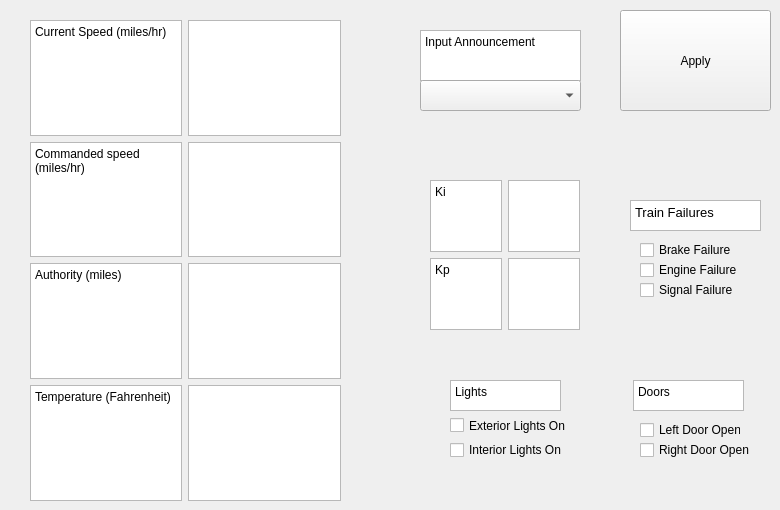
    <widget class="QWidget" name="tab">
     <attribute name="title">
      <string>Test Bench</string>
     </attribute>
     <widget class="QTextEdit" name="textEdit_47">
      <property name="geometry">
       <rect>
        <x>450</x>
        <y>380</y>
        <width>111</width>
        <height>31</height>
       </rect>
      </property>
      <property name="html">
       <string>&lt;!DOCTYPE HTML PUBLIC &quot;-//W3C//DTD HTML 4.0//EN&quot; &quot;http://www.w3.org/TR/REC-html40/strict.dtd&quot;&gt;
&lt;html&gt;&lt;head&gt;&lt;meta name=&quot;qrichtext&quot; content=&quot;1&quot; /&gt;&lt;meta charset=&quot;utf-8&quot; /&gt;&lt;style type=&quot;text/css&quot;&gt;
p, li { white-space: pre-wrap; }
hr { height: 1px; border-width: 0; }
li.unchecked::marker { content: &quot;\2610&quot;; }
li.checked::marker { content: &quot;\2612&quot;; }
&lt;/style&gt;&lt;/head&gt;&lt;body style=&quot; font-family:'Segoe UI'; font-size:9pt; font-weight:400; font-style:normal;&quot;&gt;
&lt;p style=&quot; margin-top:0px; margin-bottom:0px; margin-left:0px; margin-right:0px; -qt-block-indent:0; text-indent:0px;&quot;&gt;Lights&lt;/p&gt;&lt;/body&gt;&lt;/html&gt;</string>
      </property>
     </widget>
     <widget class="QTextEdit" name="textEdit_48">
      <property name="geometry">
       <rect>
        <x>633</x>
        <y>380</y>
        <width>111</width>
        <height>31</height>
       </rect>
      </property>
      <property name="html">
       <string>&lt;!DOCTYPE HTML PUBLIC &quot;-//W3C//DTD HTML 4.0//EN&quot; &quot;http://www.w3.org/TR/REC-html40/strict.dtd&quot;&gt;
&lt;html&gt;&lt;head&gt;&lt;meta name=&quot;qrichtext&quot; content=&quot;1&quot; /&gt;&lt;meta charset=&quot;utf-8&quot; /&gt;&lt;style type=&quot;text/css&quot;&gt;
p, li { white-space: pre-wrap; }
hr { height: 1px; border-width: 0; }
li.unchecked::marker { content: &quot;\2610&quot;; }
li.checked::marker { content: &quot;\2612&quot;; }
&lt;/style&gt;&lt;/head&gt;&lt;body style=&quot; font-family:'Segoe UI'; font-size:9pt; font-weight:400; font-style:normal;&quot;&gt;
&lt;p style=&quot; margin-top:0px; margin-bottom:0px; margin-left:0px; margin-right:0px; -qt-block-indent:0; text-indent:0px;&quot;&gt;Doors&lt;/p&gt;&lt;/body&gt;&lt;/html&gt;</string>
      </property>
     </widget>
     <widget class="QCheckBox" name="tbexteriorlights">
      <property name="geometry">
       <rect>
        <x>450</x>
        <y>410</y>
        <width>121</width>
        <height>31</height>
       </rect>
      </property>
      <property name="text">
       <string>Exterior Lights On</string>
      </property>
     </widget>
     <widget class="QCheckBox" name="tbinteriorlights">
      <property name="geometry">
       <rect>
        <x>450</x>
        <y>440</y>
        <width>121</width>
        <height>20</height>
       </rect>
      </property>
      <property name="text">
       <string>Interior Lights On</string>
      </property>
     </widget>
     <widget class="QCheckBox" name="tbleftdoor">
      <property name="geometry">
       <rect>
        <x>640</x>
        <y>420</y>
        <width>101</width>
        <height>20</height>
       </rect>
      </property>
      <property name="text">
       <string>Left Door Open</string>
      </property>
     </widget>
     <widget class="QCheckBox" name="tbrightdoor">
      <property name="geometry">
       <rect>
        <x>640</x>
        <y>440</y>
        <width>111</width>
        <height>20</height>
       </rect>
      </property>
      <property name="text">
       <string>Right Door Open</string>
      </property>
     </widget>
     <widget class="QTextEdit" name="textEdit_65">
      <property name="geometry">
       <rect>
        <x>420</x>
        <y>30</y>
        <width>161</width>
        <height>51</height>
       </rect>
      </property>
      <property name="html">
       <string>&lt;!DOCTYPE HTML PUBLIC &quot;-//W3C//DTD HTML 4.0//EN&quot; &quot;http://www.w3.org/TR/REC-html40/strict.dtd&quot;&gt;
&lt;html&gt;&lt;head&gt;&lt;meta name=&quot;qrichtext&quot; content=&quot;1&quot; /&gt;&lt;meta charset=&quot;utf-8&quot; /&gt;&lt;style type=&quot;text/css&quot;&gt;
p, li { white-space: pre-wrap; }
hr { height: 1px; border-width: 0; }
li.unchecked::marker { content: &quot;\2610&quot;; }
li.checked::marker { content: &quot;\2612&quot;; }
&lt;/style&gt;&lt;/head&gt;&lt;body style=&quot; font-family:'Segoe UI'; font-size:9pt; font-weight:400; font-style:normal;&quot;&gt;
&lt;p style=&quot; margin-top:0px; margin-bottom:0px; margin-left:0px; margin-right:0px; -qt-block-indent:0; text-indent:0px;&quot;&gt;Input Announcement&lt;/p&gt;&lt;/body&gt;&lt;/html&gt;</string>
      </property>
     </widget>
     <widget class="QComboBox" name="tbannouncement">
      <property name="geometry">
       <rect>
        <x>420</x>
        <y>80</y>
        <width>161</width>
        <height>31</height>
       </rect>
      </property>
     </widget>
     <widget class="QTextEdit" name="textEdit_66">
      <property name="geometry">
       <rect>
        <x>630</x>
        <y>200</y>
        <width>131</width>
        <height>31</height>
       </rect>
      </property>
      <property name="html">
       <string>&lt;!DOCTYPE HTML PUBLIC &quot;-//W3C//DTD HTML 4.0//EN&quot; &quot;http://www.w3.org/TR/REC-html40/strict.dtd&quot;&gt;
&lt;html&gt;&lt;head&gt;&lt;meta name=&quot;qrichtext&quot; content=&quot;1&quot; /&gt;&lt;meta charset=&quot;utf-8&quot; /&gt;&lt;style type=&quot;text/css&quot;&gt;
p, li { white-space: pre-wrap; }
hr { height: 1px; border-width: 0; }
li.unchecked::marker { content: &quot;\2610&quot;; }
li.checked::marker { content: &quot;\2612&quot;; }
&lt;/style&gt;&lt;/head&gt;&lt;body style=&quot; font-family:'Segoe UI'; font-size:9pt; font-weight:400; font-style:normal;&quot;&gt;
&lt;p style=&quot; margin-top:0px; margin-bottom:0px; margin-left:0px; margin-right:0px; -qt-block-indent:0; text-indent:0px;&quot;&gt;&lt;span style=&quot; font-size:10pt;&quot;&gt;Train Failures&lt;/span&gt;&lt;/p&gt;&lt;/body&gt;&lt;/html&gt;</string>
      </property>
     </widget>
     <widget class="QCheckBox" name="tbbrakefailure">
      <property name="geometry">
       <rect>
        <x>640</x>
        <y>240</y>
        <width>101</width>
        <height>20</height>
       </rect>
      </property>
      <property name="text">
       <string>Brake Failure</string>
      </property>
     </widget>
     <widget class="QCheckBox" name="tbenginefailure">
      <property name="geometry">
       <rect>
        <x>640</x>
        <y>260</y>
        <width>101</width>
        <height>20</height>
       </rect>
      </property>
      <property name="text">
       <string>Engine Failure</string>
      </property>
     </widget>
     <widget class="QCheckBox" name="tbsignalfailure">
      <property name="geometry">
       <rect>
        <x>640</x>
        <y>280</y>
        <width>101</width>
        <height>20</height>
       </rect>
      </property>
      <property name="text">
       <string>Signal Failure</string>
      </property>
     </widget>
     <widget class="QWidget" name="gridLayoutWidget">
      <property name="geometry">
       <rect>
        <x>30</x>
        <y>20</y>
        <width>311</width>
        <height>481</height>
       </rect>
      </property>
      <layout class="QGridLayout" name="gridLayout">
       <item row="0" column="0">
        <widget class="QTextEdit" name="textEdit_44">
         <property name="html">
          <string>&lt;!DOCTYPE HTML PUBLIC &quot;-//W3C//DTD HTML 4.0//EN&quot; &quot;http://www.w3.org/TR/REC-html40/strict.dtd&quot;&gt;
&lt;html&gt;&lt;head&gt;&lt;meta name=&quot;qrichtext&quot; content=&quot;1&quot; /&gt;&lt;meta charset=&quot;utf-8&quot; /&gt;&lt;style type=&quot;text/css&quot;&gt;
p, li { white-space: pre-wrap; }
hr { height: 1px; border-width: 0; }
li.unchecked::marker { content: &quot;\2610&quot;; }
li.checked::marker { content: &quot;\2612&quot;; }
&lt;/style&gt;&lt;/head&gt;&lt;body style=&quot; font-family:'Segoe UI'; font-size:9pt; font-weight:400; font-style:normal;&quot;&gt;
&lt;p style=&quot; margin-top:0px; margin-bottom:0px; margin-left:0px; margin-right:0px; -qt-block-indent:0; text-indent:0px;&quot;&gt;Current Speed (miles/hr)&lt;/p&gt;&lt;/body&gt;&lt;/html&gt;</string>
         </property>
        </widget>
       </item>
       <item row="4" column="0">
        <widget class="QTextEdit" name="textEdit_46">
         <property name="html">
          <string>&lt;!DOCTYPE HTML PUBLIC &quot;-//W3C//DTD HTML 4.0//EN&quot; &quot;http://www.w3.org/TR/REC-html40/strict.dtd&quot;&gt;
&lt;html&gt;&lt;head&gt;&lt;meta name=&quot;qrichtext&quot; content=&quot;1&quot; /&gt;&lt;meta charset=&quot;utf-8&quot; /&gt;&lt;style type=&quot;text/css&quot;&gt;
p, li { white-space: pre-wrap; }
hr { height: 1px; border-width: 0; }
li.unchecked::marker { content: &quot;\2610&quot;; }
li.checked::marker { content: &quot;\2612&quot;; }
&lt;/style&gt;&lt;/head&gt;&lt;body style=&quot; font-family:'Segoe UI'; font-size:9pt; font-weight:400; font-style:normal;&quot;&gt;
&lt;p style=&quot; margin-top:0px; margin-bottom:0px; margin-left:0px; margin-right:0px; -qt-block-indent:0; text-indent:0px;&quot;&gt;Temperature (Fahrenheit)&lt;/p&gt;&lt;/body&gt;&lt;/html&gt;</string>
         </property>
        </widget>
       </item>
       <item row="2" column="0">
        <widget class="QTextEdit" name="textEdit_45">
         <property name="html">
          <string>&lt;!DOCTYPE HTML PUBLIC &quot;-//W3C//DTD HTML 4.0//EN&quot; &quot;http://www.w3.org/TR/REC-html40/strict.dtd&quot;&gt;
&lt;html&gt;&lt;head&gt;&lt;meta name=&quot;qrichtext&quot; content=&quot;1&quot; /&gt;&lt;meta charset=&quot;utf-8&quot; /&gt;&lt;style type=&quot;text/css&quot;&gt;
p, li { white-space: pre-wrap; }
hr { height: 1px; border-width: 0; }
li.unchecked::marker { content: &quot;\2610&quot;; }
li.checked::marker { content: &quot;\2612&quot;; }
&lt;/style&gt;&lt;/head&gt;&lt;body style=&quot; font-family:'Segoe UI'; font-size:9pt; font-weight:400; font-style:normal;&quot;&gt;
&lt;p style=&quot; margin-top:0px; margin-bottom:0px; margin-left:0px; margin-right:0px; -qt-block-indent:0; text-indent:0px;&quot;&gt;Authority (miles)&lt;/p&gt;&lt;/body&gt;&lt;/html&gt;</string>
         </property>
        </widget>
       </item>
       <item row="2" column="1">
        <widget class="QTextEdit" name="tbauthority"/>
       </item>
       <item row="0" column="1">
        <widget class="QTextEdit" name="tbcurrentspeed"/>
       </item>
       <item row="4" column="1">
        <widget class="QTextEdit" name="tbtemp"/>
       </item>
       <item row="1" column="1">
        <widget class="QTextEdit" name="tbcommandespeed"/>
       </item>
       <item row="1" column="0">
        <widget class="QTextEdit" name="textEdit_50">
         <property name="html">
          <string>&lt;!DOCTYPE HTML PUBLIC &quot;-//W3C//DTD HTML 4.0//EN&quot; &quot;http://www.w3.org/TR/REC-html40/strict.dtd&quot;&gt;
&lt;html&gt;&lt;head&gt;&lt;meta name=&quot;qrichtext&quot; content=&quot;1&quot; /&gt;&lt;meta charset=&quot;utf-8&quot; /&gt;&lt;style type=&quot;text/css&quot;&gt;
p, li { white-space: pre-wrap; }
hr { height: 1px; border-width: 0; }
li.unchecked::marker { content: &quot;\2610&quot;; }
li.checked::marker { content: &quot;\2612&quot;; }
&lt;/style&gt;&lt;/head&gt;&lt;body style=&quot; font-family:'Segoe UI'; font-size:9pt; font-weight:400; font-style:normal;&quot;&gt;
&lt;p style=&quot; margin-top:0px; margin-bottom:0px; margin-left:0px; margin-right:0px; -qt-block-indent:0; text-indent:0px;&quot;&gt;Commanded speed (miles/hr)&lt;/p&gt;&lt;/body&gt;&lt;/html&gt;</string>
         </property>
        </widget>
       </item>
      </layout>
     </widget>
     <widget class="QWidget" name="gridLayoutWidget_4">
      <property name="geometry">
       <rect>
        <x>430</x>
        <y>180</y>
        <width>150</width>
        <height>150</height>
       </rect>
      </property>
      <layout class="QGridLayout" name="gridLayout_4">
       <item row="1" column="0">
        <widget class="QTextEdit" name="textEdit_58">
         <property name="html">
          <string>&lt;!DOCTYPE HTML PUBLIC &quot;-//W3C//DTD HTML 4.0//EN&quot; &quot;http://www.w3.org/TR/REC-html40/strict.dtd&quot;&gt;
&lt;html&gt;&lt;head&gt;&lt;meta name=&quot;qrichtext&quot; content=&quot;1&quot; /&gt;&lt;meta charset=&quot;utf-8&quot; /&gt;&lt;style type=&quot;text/css&quot;&gt;
p, li { white-space: pre-wrap; }
hr { height: 1px; border-width: 0; }
li.unchecked::marker { content: &quot;\2610&quot;; }
li.checked::marker { content: &quot;\2612&quot;; }
&lt;/style&gt;&lt;/head&gt;&lt;body style=&quot; font-family:'Segoe UI'; font-size:9pt; font-weight:400; font-style:normal;&quot;&gt;
&lt;p style=&quot; margin-top:0px; margin-bottom:0px; margin-left:0px; margin-right:0px; -qt-block-indent:0; text-indent:0px;&quot;&gt;Kp&lt;/p&gt;&lt;/body&gt;&lt;/html&gt;</string>
         </property>
        </widget>
       </item>
       <item row="1" column="1">
        <widget class="QTextEdit" name="tbkp"/>
       </item>
       <item row="0" column="0">
        <widget class="QTextEdit" name="textEdit_57">
         <property name="html">
          <string>&lt;!DOCTYPE HTML PUBLIC &quot;-//W3C//DTD HTML 4.0//EN&quot; &quot;http://www.w3.org/TR/REC-html40/strict.dtd&quot;&gt;
&lt;html&gt;&lt;head&gt;&lt;meta name=&quot;qrichtext&quot; content=&quot;1&quot; /&gt;&lt;meta charset=&quot;utf-8&quot; /&gt;&lt;style type=&quot;text/css&quot;&gt;
p, li { white-space: pre-wrap; }
hr { height: 1px; border-width: 0; }
li.unchecked::marker { content: &quot;\2610&quot;; }
li.checked::marker { content: &quot;\2612&quot;; }
&lt;/style&gt;&lt;/head&gt;&lt;body style=&quot; font-family:'Segoe UI'; font-size:9pt; font-weight:400; font-style:normal;&quot;&gt;
&lt;p style=&quot; margin-top:0px; margin-bottom:0px; margin-left:0px; margin-right:0px; -qt-block-indent:0; text-indent:0px;&quot;&gt;Ki&lt;/p&gt;&lt;/body&gt;&lt;/html&gt;</string>
         </property>
        </widget>
       </item>
       <item row="0" column="1">
        <widget class="QTextEdit" name="tbki"/>
       </item>
      </layout>
     </widget>
     <widget class="QPushButton" name="tbapply">
      <property name="geometry">
       <rect>
        <x>620</x>
        <y>10</y>
        <width>151</width>
        <height>101</height>
       </rect>
      </property>
      <property name="text">
       <string>Apply</string>
      </property>
     </widget>
    </widget>
